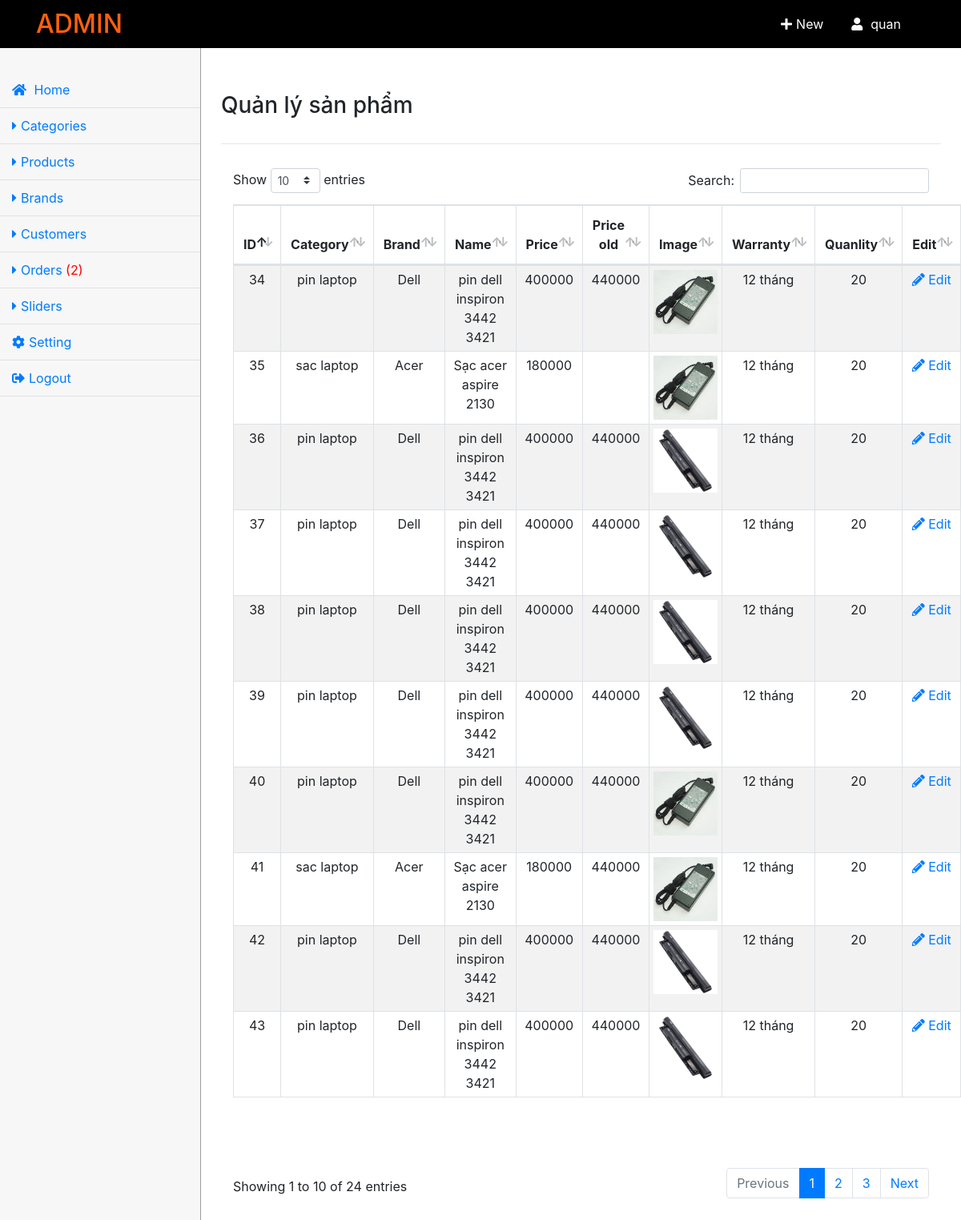
Screenshot of /admin/index.php (signed in) with the database file from the repository.
### tables this page shows
CREATE TABLE `products` (
  `product_id` int(100) NOT NULL,
  `brand_id` int(100) NOT NULL,
  `product_name` varchar(255) NOT NULL,
  `product_price` int(20) NOT NULL,
  `product_price_old` int(20) DEFAULT 0,
  `product_image` varchar(255) NOT NULL,
  `product_quanlity` int(20) NOT NULL,
  `product_warranty` varchar(255) NOT NULL,
  `product_detail` varchar(255) NOT NULL
);

CREATE TABLE `categories` (
  `cate_id` int(20) NOT NULL,
  `cate_name` varchar(255) NOT NULL
);

CREATE TABLE `brands` (
  `brand_id` int(100) NOT NULL,
  `cate_id` int(100) NOT NULL,
  `brand_name` varchar(255) NOT NULL
);

### admin/product_list.php (the view, shortened to what this page needs)
<h3>Quản lý sản phẩm</h3>
<div class="main-body">
    <div class="main-table">
        <table id="myTable"  class="table table-striped table-bordered text-center">
            <thead>
                <tr>
                    <th>ID</th>
                    <th>Category</th>
                    <th>Brand</th>
                    <th>Name</th>
                    <th>Price</th>
                    <th>Price old</th>
                    <th>Image</th>
                    <th>Warranty</th>
                    <th>Quanlity</th>
                    <th>Edit</th>
                </tr>
            </thead>
            <tbody>
                <?php
                $sql= "SELECT * FROM products INNER JOIN brands ON products.brand_id=brands.brand_id INNER JOIN categories ON brands.cate_id=categories.cate_id ";
                $query= mysqli_query($conn, $sql);
                while($row= mysqli_fetch_array($query)){
                 ?>
                <tr>
                    <td><?php echo $row['product_id']; ?></td>
                    <td><?php echo $row['cate_name']; ?></td>
                    <td><?php echo $row['brand_name']; ?></td>
                    <td><?php echo $row['product_name']; ?></td>
                    <td><?php echo $row['product_price']; ?></td>
                    <td><?php echo $row['product_price_old']; ?></td>
                    <td><img width="80px" height="80px" src="../images/product/<?php echo $row['product_image']; ?>" alt=""></td>
                    <td><?php echo $row['product_warranty']; ?></td>
                    <td>
                        <?php echo $row['product_quanlity']; ?>
                    </td>
                    <td><a href="index.php?layout=product_edit&id=<?php echo $row['product_id']; ?>"><i class="fas fa-pencil-alt"></i> Edit</a></td>
                </tr>
            <?php } ?>
            </tbody>
        </table>
    </div>
</div>

### admin/css/style.css (style rules this page uses)
*, .row { margin: 0; padding: 0; box-sizing: border-box; }
:root { font-size: 16px; font-family: "Helvetica Neue",Helvetica,Arial,sans-serif; color: black; }
a { text-decoration: none; display: inline-block; }
.table tr td { padding: 5px; }
.main>h3 { padding: 30px 0px; border-bottom: 1px #E7E7E7 solid; }
.main-body { margin-top: 20px; }
.main-table { margin-top: 30px; }

### rows the page displays
products: product_id "34", categories.cate_name "pin laptop", brand.brand_name "Dell", product_name "pin dell inspiron 3442 3421", product_price "400000", product_price_old "440000", product_image (picture), product_warranty "12 tháng", product_quanlity "20"
products: product_id "35", categories.cate_name "sac laptop", brand.brand_name "Acer", product_name "Sạc acer aspire 2130", product_price "180000", product_image (picture), product_warranty "12 tháng", product_quanlity "20"
products: product_id "36", categories.cate_name "pin laptop", brand.brand_name "Dell", product_name "pin dell inspiron 3442 3421", product_price "400000", product_price_old "440000", product_image (picture), product_warranty "12 tháng", product_quanlity "20"
products: product_id "37", categories.cate_name "pin laptop", brand.brand_name "Dell", product_name "pin dell inspiron 3442 3421", product_price "400000", product_price_old "440000", product_image (picture), product_warranty "12 tháng", product_quanlity "20"
products: product_id "38", categories.cate_name "pin laptop", brand.brand_name "Dell", product_name "pin dell inspiron 3442 3421", product_price "400000", product_price_old "440000", product_image (picture), product_warranty "12 tháng", product_quanlity "20"
products: product_id "39", categories.cate_name "pin laptop", brand.brand_name "Dell", product_name "pin dell inspiron 3442 3421", product_price "400000", product_price_old "440000", product_image (picture), product_warranty "12 tháng", product_quanlity "20"
products: product_id "40", categories.cate_name "pin laptop", brand.brand_name "Dell", product_name "pin dell inspiron 3442 3421", product_price "400000", product_price_old "440000", product_image (picture), product_warranty "12 tháng", product_quanlity "20"
products: product_id "41", categories.cate_name "sac laptop", brand.brand_name "Acer", product_name "Sạc acer aspire 2130", product_price "180000", product_price_old "440000", product_image (picture), product_warranty "12 tháng", product_quanlity "20"
products: product_id "42", categories.cate_name "pin laptop", brand.brand_name "Dell", product_name "pin dell inspiron 3442 3421", product_price "400000", product_price_old "440000", product_image (picture), product_warranty "12 tháng", product_quanlity "20"
products: product_id "43", categories.cate_name "pin laptop", brand.brand_name "Dell", product_name "pin dell inspiron 3442 3421", product_price "400000", product_price_old "440000", product_image (picture), product_warranty "12 tháng", product_quanlity "20"

### other values shown
$count_confirm "2"
